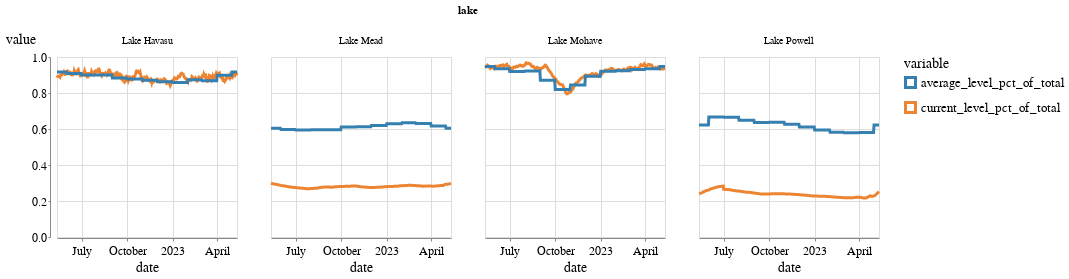

The notebook cell saved with this chart:
### Code cell
alt.data_transformers.disable_max_rows()

alt.Chart(melt).mark_line().encode(
    x='date:T',
    y='value',
    color='variable',
    column='lake'
).properties(
    width=180,
    height=180
)

### Figure 1 — Vega-Lite specification as saved in the notebook (floating-point values rounded to 4 significant figures; data arrays with more than 128 entries replaced by an {"elided": "..."} marker saying what was removed)
{"config": {"view": {"width": 800, "height": 450}, "background": "#ffffff", "title": {"anchor": "start", "font": "BentonGothic-Bold, sans", "fontColor": "#000000", "fontSize": 22, "fontWeight": "normal"}, "arc": {"fill": "#82c6df"}, "area": {"fill": "#82c6df"}, "line": {"stroke": "#82c6df", "strokeWidth": 3}, "path": {"stroke": "#82c6df"}, "rect": {"fill": "#82c6df"}, "shape": {"stroke": "#82c6df"}, "bar": {"fill": "#82c6df"}, "point": {"stroke": "#82c6df"}, "symbol": {"fill": "#82c6df", "size": 30}, "axis": {"titleFont": "BentonGothic-Bold, sans", "titleFontSize": 14, "titleFontWeight": "normal", "labelFont": "BentonGothic, sans", "labelFontSize": 12, "labelFontWeight": "normal"}, "axisX": {"labelAngle": 0, "labelPadding": 4, "tickSize": 3}, "axisY": {"labelBaseline": "middle", "maxExtent": 45, "minExtent": 45, "tickSize": 2, "titleAlign": "left", "titleAngle": 0, "titleX": -45, "titleY": -11}, "legend": {"titleFont": "BentonGothic-Bold, sans", "titleFontSize": 14, "titleFontWeight": "normal", "symbolType": "square", "labelFont": "BentonGothic, sans", "labelFontSize": 13}, "range": {"category": ["#3580b1", "#ec8431", "#ab7fb4", "#c89d29", "#adc839", "#829eb1"], "diverging": ["#e68a4f", "#f4bb6a", "#f9e39c", "#dadfe2", "#a6b7c6", "#849eae"], "heatmap": ["#fbf2c7", "#f9e39c", "#f8d36e", "#f4bb6a", "#e68a4f", "#d15a40", "#ab4232"], "ordinal": ["#fbf2c7", "#f9e39c", "#f8d36e", "#f4bb6a", "#e68a4f", "#d15a40", "#ab4232"], "ramp": ["#fbf2c7", "#f9e39c", "#f8d36e", "#f4bb6a", "#e68a4f", "#d15a40", "#ab4232"]}}, "data": {"name": "data-8ffde70c3d17707c8b07c24773385cde"}, "mark": "line", "encoding": {"color": {"field": "variable", "type": "nominal"}, "column": {"field": "lake", "type": "nominal"}, "x": {"field": "date", "type": "temporal"}, "y": {"field": "value", "type": "quantitative"}}, "height": 180, "width": 180, "$schema": "https://vega.github.io/schema/vega-lite/v4.17.0.json", "datasets": {"data-8ffde70c3d17707c8b07c24773385cde": {"elided": "2920 records"}}}
